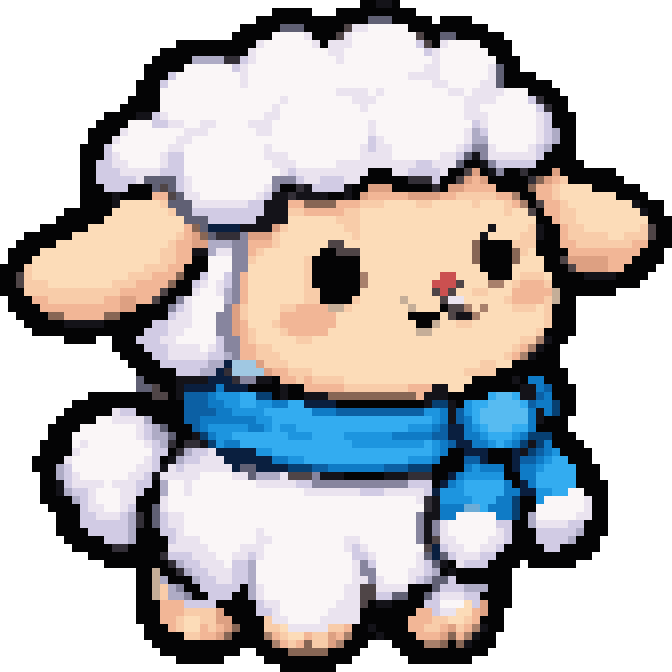

The script that saved this image:
#!/usr/bin/env python3
"""Pixel art reproducido de forma exacta. Generado por la skill pixel-art-exact.

Requiere solo Pillow:  pip install pillow
Uso:  python sprite.py                 -> guarda sprite.png
      from sprite import render; render(scale=8).save("x.png")
"""
from PIL import Image, ImageDraw

# Paleta: símbolo -> (R, G, B). '.' es el fondo.
PALETTE = {
    ".": (255, 255, 255),
    "A": (4, 4, 5),
    "B": (250, 246, 247),
    "C": (252, 220, 184),
    "D": (234, 227, 239),
    "E": (209, 203, 228),
    "F": (248, 204, 169),
    "G": (242, 182, 150),
    "H": (51, 172, 240),
    "I": (20, 19, 25),
    "J": (15, 123, 198),
    "K": (29, 149, 223),
    "L": (135, 133, 158),
    "M": (174, 171, 197),
    "N": (10, 31, 63),
    "O": (221, 160, 130),
    "P": (96, 96, 116),
    "Q": (79, 69, 71),
    "R": (12, 96, 164),
    "S": (135, 102, 85),
    "T": (51, 47, 55),
    "U": (7, 64, 114),
    "V": (87, 187, 241),
    "W": (168, 128, 107),
    "X": (197, 174, 152),
    "Y": (160, 200, 226),
    "Z": (203, 80, 80),
    "a": (109, 172, 214),
}

# Cada fila = una fila de píxeles lógicos; cada letra = un color de PALETTE.
ROWS = [
    ".............................................AAIIA..................................",
    "..................................AAAAA...AAAAAAAAAA................................",
    "................................AAAAAAAAAAAAAAPPPAAAAA.AAAA.........................",
    "..............................AAAAAPPPAAAAAQDDBBBBBAAAAAAAAAA.......................",
    ".............................AAAAABBBBDAAAQDBBBBBBBBQAAPPAAAAAA.....................",
    "......................AAAAAAAAAADBBBBBBDADDDBBBBBBBBEQADBBBBAAAA....................",
    "....................AAAAAAAAAAADBBBBBBBBBDDBBBBBBBBBBEDBBBBBBAAA....................",
    "...................AAAAAMMMMTTEDBBBBBBBBBBDBBBBBBBBBBBDBBBBBBBAAA...................",
    "..................AAAAABBBBBBEDBBBBBBBBBBBBBBBBBBBBBBDDBBBBBBDPAA...................",
    "..................AAAEBBBBBBBBDBBBBBBBBBBBBBBBBBBBBDDDDBBBBBBDPAAAA.................",
    ".................AAAEBBBBBBBBBDBBBBBBBBBBBBBBBBBBBBBBBDDBBBBDDPAAAAAA...............",
    ".................AAABBBBBBBBBBBBBBBBBBBBBBDDDDBDBBBBBBBBDDBDDDDBBBAAAA..............",
    "................AAAABBBBBBBBBBBBBBBDBBBBBBBBDDDBBBBBBBBBBBDDDDBBBBETAAA.............",
    "...............AAAAABBBBBBBBBBBBBBDBBBBBBBBBBDBBBBBBBBBBBBDDBBBBBBBETAA.............",
    ".............AAAAIIEDBBBBBBBBBBBBDDBBBBBBBBBBBBBBBBBBBBBBBDDDBBBBBBDEAAA............",
    "............AAAABBBEEDDBBDDBBBBDDDBBBBBBBBBBBBDBBBBBBBBBBBBEDBBBBBBDEAAA............",
    "...........AAAADBBBBBBBDDDBBBBBBDDBBBBBBBBBBBBDBBBBBBBBBBBDMEBBBBBBDEMAA............",
    "...........AAADBBBBBBBDDBBBBBBBBBBBBBBBBBBBBBBEDBBBBBBBBBBDMMBBBBBBDEMAA............",
    "..........AAAEBBBBBBBDDBBBBBBBBBBDBBBBBBBBBBBDEDDBBBBBBBBDELLDBBBBDEMAAA............",
    "..........AAAEDBBBBBDEEBBBBBBBBBBDDDBBBBBBBBBDDDDBBBBBBDDEPILDDDDDDEAAAA............",
    "..........AAEEDDBBBBDEEBBBBBBBBBBBDDDBBBBBDDDDDDDDDDEEDDDPAAILEEEEEAAAAAA...........",
    "..........AAEEEDDDDDEEEBBBBBBBBBBBBDEDDDDDDDDDAAADDEEEEDAAQOAILAATAAAOAAAAAAA.......",
    "..........AAEEEEEDPPPPEDBBBBBBBBBBLLLEDDEEEDDAAAAAATTTEAAQOGOAAAAATSOGFAAAAAAA......",
    "..........AAAEEEAAAPQPEDBBBBBBBBBDLAATIEEEEIAAOOOAAAAATAOOGGGGAAAASGGFCCCCAAAAAA....",
    "..........AAAAIAAAAGGQPDDBBBBBBBDEIITIIIIAAIAOGGGGGOOOOGGFFFFFGGWAAGGFCCCCCCCAAAA...",
    "..........AAAAICCCCCFPPPDDDDDDDEEIIIGGSSSSGGGFFFCCCCFFCCCCCFCCCFGWAQGGFCCCCCCCCIAAA.",
    "........AAAAAACCCCCCCFPPEEEEEEEEEIIIFFGGGGGFFCCCCCCCCCCCCCCCCCCFCCQAGGFFCCCCCCCCIAA.",
    ".......AAAAAACCCCCCCCCCPPPEEEEEEIIIICCCCCCFFFCCCCCCCCCCCCCCCCCCCCCCAAGFFCCCCCCCCCAAA",
    ".....AAAAAACCCCCCCCCCCCGSPNNNNIIIIOFCCCCCCCFFCCCCCCCCCCCCCCCCICCCCFIAAGFFCCCCCCCFQAA",
    "...AAAAAACCCCCCCCCCCCCFGOSPTTTLOOOFCCCCCCCCCFCCCCCCCCCCCCCCCICCCCFFIAAGFFFFFCCFFFQAA",
    "..AAAAACCCCCCCCCCCCCCFGGOOMMMLLGGGFCCCCCCQQCCCCCCCCCCCCCCCCSAAAAFFFAAAGGFFFFFFFGGAAA",
    ".AAAACCCCCCCCCCCCCCCFFGGIIMDDLLGFCCCCCCCAAQQQCCCCCCCCCCCCCCSAAAASFCAAAAGGGGGGGGGAAA.",
    ".AAACCCCCCCCCCCCCCCCFFGGAABBBLLFCCCCCCFAAAAAACCCCCCCCCCCCCCSAAAASCCCAAQOOOOOGGGAAAA.",
    "AAAFCCCCCCCCCCCCCCFFFGGAAABBBLLCCCCCCCFAAAAAACCCCCCCCCCCCCCCAAAACCCCAAAQOOOOGGAAAA..",
    "AAQFCCCCCCCCCCCCFFFGGGSAAEBBELGCCCCCCCFAAAAAAWCCCCCCCCCZZCCCCAAACFFFCAAAAIIIIAAAA...",
    "AAQFFFCCCCCCCCFFFGGGGSAAEDBDELGCCCCCCCFAAAAAAWCCCCCCCCZZZQCCCWWCFGGGFAAAAAAAAAAA....",
    "AAAFFFFFFFFFFFFGGGGGQAAADBBDMLGCCCCCCCFFAAAAACCCCCCCCCQZQCCFFCCCGGGGGXAAAAAAA.......",
    ".AAAGGFFFFFFFGGOOGGQAALDBBBBMLGCCCCCCCFFAAAAFCCCCCXCCCCQDDCCCCCFGGGGFXAA............",
    ".AAAAGGGGGGGGGGOOAAAALEDBBBBLOFCCCCFFGGGGXXFCCCCCCCXCCCAQQWCWCCCFFFCFAAA............",
    "..AAAASSGGGGGSSAAAAAAEDDBBBLLOFCCCCGGGGGGGCCCCCCCCCAAAACQIIWCCCCCCCCFAAA............",
    "...AAAAAIIIIIAAAAAAEEDDDBBBLLOGCCCFGGGGGGGCCCCCCCCCCAAXCCFFCCCCCCCCCFAAA............",
    "....AAAAAAAAAAAAAAEEEDDBBBBLLOGFCCCFGGGGGCCCCCCCCCCCXXCCCCCCCCCCCCCFAAAA............",
    "........AAAA..AAAEEEDDBBBBBELLGFCCCCCFFCCCCCCCCCCCCCCCCCCCCCCCCCCFFWIAA.............",
    "..............AAAAEEEDDDDBDELLGGFFCCCCCCCCCCCCCCCCCCCCCCCCCCCCCCFGWIAA..............",
    "...............AAAAEEDDDDDEEMLGGFFFCCCCCCCCCCCCCCCCCCCCCCCCCCCCFGWIAAA..............",
    "................AAAAEEEEEEMMNYYYOFFFCCCCCCCCCCCCCCCCCCCCCCCCFFCCAAAAAA..............",
    ".................AAAAAEEEMMNTYYYYOGGFFFCCCCCCCCCCCCCCCCCCCFFFFAAAAAAAAA.............",
    ".................PAAAAIIIINNNTLLIIAGGFGFFFFCCCCCCCCCCCCCCCCAAAAAIAJJAAA.............",
    ".................PPQAAINNNNJNNNAAAAIAAGGGGGFFFFFFFFGGGIICCAAAAAAAIIJRAAA............",
    "...........AAAAAAAAQQAIRRRJKKKHHUUAIAAIIISSSSSSSSSSSGIIIAAAAAHVVHIIRJAAA............",
    ".........AAAAAAAAAAAAAARRRJJKKHHKKJJHHNNNNAAAAAAAAAAAIUUIAKHHVVVVHRJJUAA............",
    "........AAAAAADEEAAAAAARRRRJJKKKKHHHHHHJJJRRRRRRRRRRRKKJIRKHVVVVVVJIJUAA............",
    ".......AAAAABBDDDDMAAAARRJJJJJJJKKHHHHHHHHHHHHHHHHHHHHKJIRJHVVVVVVJIAAA.............",
    "......AAAABBBBBBBDEMPAAARJKKKKKJJKHKKHHHHHHHHHHHHHHKKKJRNNJKHVVVHHJAAAA.............",
    "......AAABBBBBBBBDEMMPAAIUJKKHHHHHHHKKKHHHHKKKKKKJJJJJRRNNJJKHHHKJUUUAAA............",
    ".....AAAABDBBBBBBBDEMTATTIUKJJHHHHHHHHHHHHHHKKKKKKKKKHKJRNNJJKHKJUIUJAAAA...........",
    ".....AAAADBBBBBBBBBEEATMEEDNNNNNKKHHHHHHHHHHHHHHHHHHHHKJAANNNAAANIURJKAAAA..........",
    "....AAAADBBBBBBBBBDEAIMEEDDDNNNNNNJJKKHHHHHHHHHHHHHKKKJAAARRNAAANRRJKHHAAA..........",
    "....AAAMEBBBBBBBBDDEIDEDDDDDDNPPNNNNUUURRJJJJJJJRRRUUUAAAAJKJJJANJJKHHHHAAA.........",
    ".....AAMEDBBBBBBDDEIDDDDDBBBBDDPMMMDQQQLIIIAAAAAIIITTTAANJKKKKKAAJJHHHHHAAA.........",
    ".....AAIEDDDDBDDDEEAMBBDBBBBBBBBDDDDDEELLLLLLLLLLLLEEEANJKHHHHHJANJHHHHHAAAA........",
    ".....AAIMEEDBBBDDEAAMBBDBBBBBBBBBBBBBBDDDDDDDEEEDDDDDENKKKHHHHHJJNNKKHHBBAAA........",
    ".....AAAAMEDBBBDDAAADBBBBBBBBBBBBBBBBBBBBBBBBBBBBBBBDTIKKKKHHHJJUAAKBBBBBDAA........",
    "......AAAAEDDBBDEAAPDBBBBBBBBBBBBBBBBBBBBBBBBBBBBBBBBTIJJJaaHJJJUAABBBBBBDAA........",
    ".......AAAEEDDDEMTAPEDDBBBBBBBBBBBBBBBBBBBBBBBBBBBBBLIIJJBBBBBJJUAMBBBBBDDAA........",
    ".......AAAEEEEEEMTAPEDDBBBBBBBBBBBBBBBBBBBBBBBBBBBBBLILDBBBBBBEEAAMDDDDEEAAA........",
    ".......AAAAEEEEEMAAAEEDBBBBBBBBBDBBBBBBBBBBBBBBBBBBBLILDBBBBBBDEAAAEEEEEMAAA........",
    "........AAAAAEEEMAAAAEDDDBBBBBBBDDBBBBBBBBBDDBBBBBBBLIQDDBBBBDDEAAAEEEEMAAA.........",
    ".........AAAAATTAAAAADDDDDBBBBDDDBBBBBBBBBBDEDBBBBBBBQNEDDBBDDEAAAAAEEAAAAA.........",
    "...........AAAAAAAAATEEEDDDBBDDEDBBBBBBBBBBBEEDBBBBBDPNPEDDDEEAAAAAAAAAAAA..........",
    ".............AAAAAAAATMEEDDDBEEMBBBBBBBBBBBBDLEBBBBBDEPIADEEEAAAA.AAAAAA............",
    ".................AAXAATMEEDDDEEMBBBBBBBBBBBBDLLBBBBDDEMAIAAAAAAA....................",
    ".................AAXMAAAMEEDDEEMBBBBBBBBBBBBDDLDBBBDEMPPEAAAAAAA....................",
    ".................AAXFMLAAEEEEEAMDBBBBBBBBBBDDQQDDDDAAAPEEEMMMAAA....................",
    ".................AAXFMMLAAEEEAAMDBBBBBBBBBBDDQQEEPPAAPEDDDEEAAAA....................",
    ".................AAAGGGEEEEAAAAAEDDBBBBBBBDDDQAIIAAAAEEBBBCEOAAA....................",
    ".................AAAGGGFFFFOAAAAEEDBBBBBBDDDDAAAAAAAGGEDDCCGOAA.....................",
    ".................AAAGGFCCFFOOAAAAFDDBBBBDDDDDAAAAAAGGGFFCCFGAAA.....................",
    "..................AAAGFCCGFGOSAAAFFCDDDDDFFGAAIAAAAGGFFGOFGWIAA.....................",
    "..................AAAAAFFGGOSAAAAWGFCCGFFOGWAAAIAAAAGGGOSGWIAA......................",
    "...................AAAAAAAAAAAAAAAWGFGSFFOWAAA...AAAAWWSASIAAA......................",
    "....................AAAAAAAAAA..AAAASSSSSAAAA.....AAAAAAAAAAA.......................",
    "......................AAAAAA.....AAAAAAAAAAA.......AAAAAAAA.........................",
    "...................................AAAAAAA..........................................",
]

BACKGROUND = "."
CELL_X, CELL_Y = 1, 1      # tamaño original de cada píxel lógico en la imagen de origen
OFFSET_X, OFFSET_Y = 0, 0
CANVAS = (84, 84)              # tamaño original del lienzo


def _bounds(k, cell, offset):
    import math
    return math.floor(offset + k * cell), math.floor(offset + (k + 1) * cell)


def render(scale=None, transparent=False):
    """Dibuja el sprite SIN suavizado (rectángulos sólidos).

    scale=None  -> reproduce la imagen original (celda 1x1, lienzo 84x84).
    scale=int   -> sprite de 84x84 px ampliado por un entero, sin márgenes.
    transparent -> el fondo pasa a ser transparente (RGBA).
    """
    mode = "RGBA" if transparent else "RGB"
    if scale is None:
        cx, cy, ox, oy, size = CELL_X, CELL_Y, OFFSET_X, OFFSET_Y, CANVAS
    else:
        cx = cy = scale
        ox = oy = 0
        size = (len(ROWS[0]) * scale, len(ROWS) * scale)
    bg = PALETTE[BACKGROUND]
    bg_fill = (*bg, 0) if transparent else bg
    img = Image.new(mode, size, bg_fill)
    d = ImageDraw.Draw(img)
    for r, row in enumerate(ROWS):
        y0, y1 = _bounds(r, cy, oy)
        for c, ch in enumerate(row):
            if ch == BACKGROUND:
                continue
            x0, x1 = _bounds(c, cx, ox)
            d.rectangle([x0, y0, x1 - 1, y1 - 1], fill=(*PALETTE[ch], 255) if transparent else PALETTE[ch])
    return img


if __name__ == "__main__":
    render().save("sprite.png")
    print("Guardado sprite.png")
